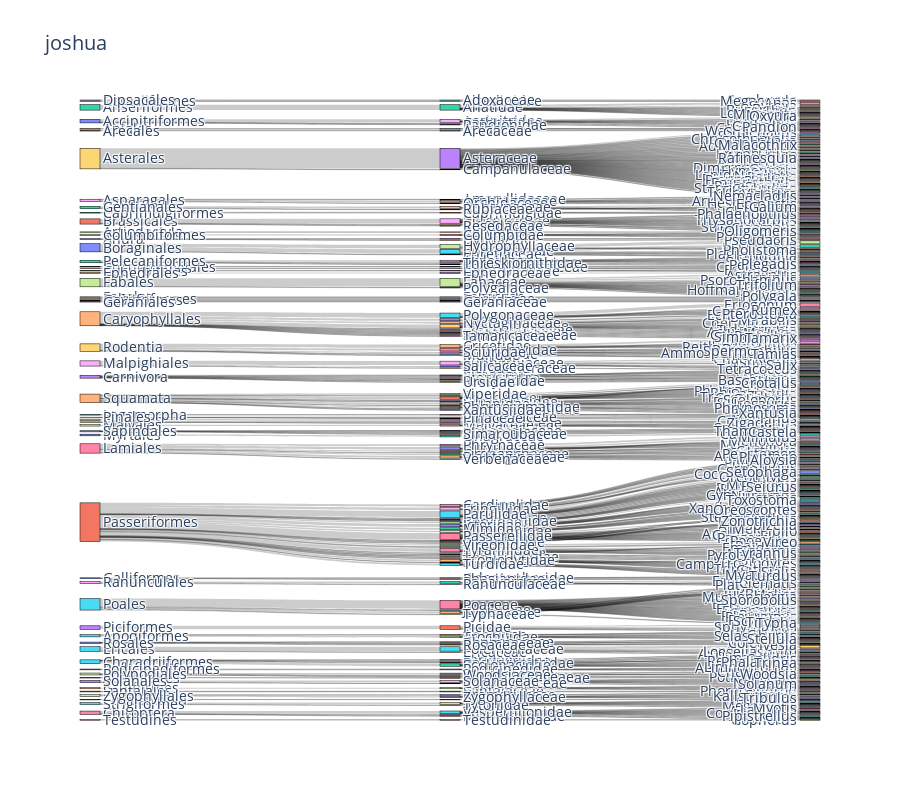

The notebook cell saved with this chart:
### Code cell
joshua = df_combined[(df_combined['Park Code'] == 'JOTR')]

# Step 1: Get the counts for order -> family
order_family_count = joshua.groupby(['Order', 'Family']).size().reset_index(name='count')

# Step 2: Get the counts for family -> genus
family_genus_count = joshua.groupby(['Family', 'Genus']).size().reset_index(name='count')

# Combine the order -> family and family -> genus into one list of source, target, and value for Sankey
# For order -> family
order_family_links = order_family_count[['Order', 'Family', 'count']].rename(columns={'Order': 'source', 'Family': 'target', 'count': 'value'})

# For family -> genus
family_genus_links = family_genus_count[['Family', 'Genus', 'count']].rename(columns={'Family': 'source', 'Genus': 'target', 'count': 'value'})

# Concatenate the two link DataFrames
links = pd.concat([order_family_links, family_genus_links], ignore_index=True)

# Create a list of nodes
nodes = list(pd.concat([order_family_count['Order'], order_family_count['Family'], family_genus_count['Genus']]).unique())

# Map the nodes to indices
nodes_dict = {node: i for i, node in enumerate(nodes)}

# Add node indices to the links
links['source'] = links['source'].map(nodes_dict)
links['target'] = links['target'].map(nodes_dict)

# Create the Sankey diagram
fig = go.Figure(go.Sankey(
    node=dict(
        pad=15,
        thickness=20,
        line=dict(color="black", width=0.5),
        label=nodes
    ),
    link=dict(
        source=links['source'],
        target=links['target'],
        value=links['value']
    )
))

fig.update_layout(title_text="joshua", font_size=14, height=800)
fig.show()

### Figure 1 — Plotly figure (JSON) as saved in the notebook; plotly's stock layout.template omitted (floating-point values rounded to 4 significant figures; data arrays with more than 128 entries replaced by an {"elided": "..."} marker saying what was removed)
{"data": [{"link": {"source": {"elided": "603 int values"}, "target": {"elided": "603 int values"}, "value": {"elided": "603 int values"}}, "node": {"label": {"elided": "661 str values"}, "line": {"color": "black", "width": 0.5}, "pad": 15, "thickness": 20}, "type": "sankey"}], "layout": {"font": {"size": 14}, "height": 800, "title": {"text": "joshua"}}}
